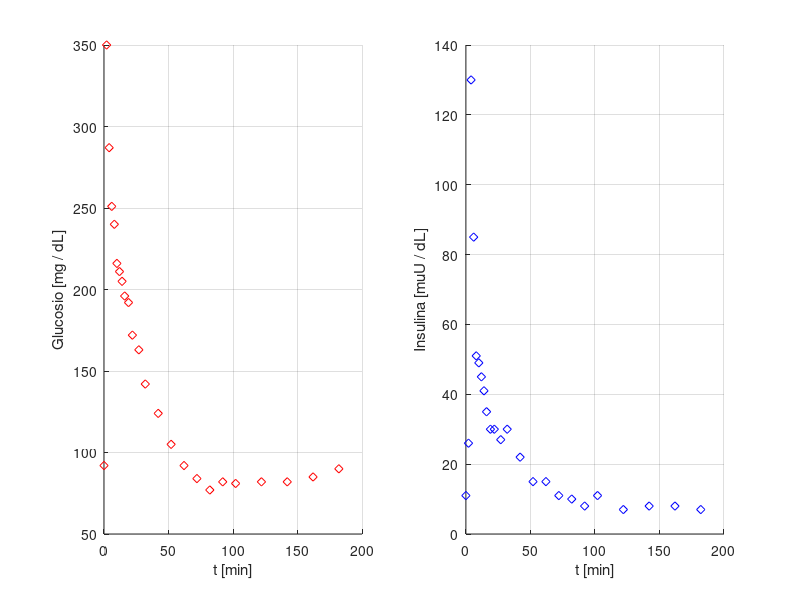
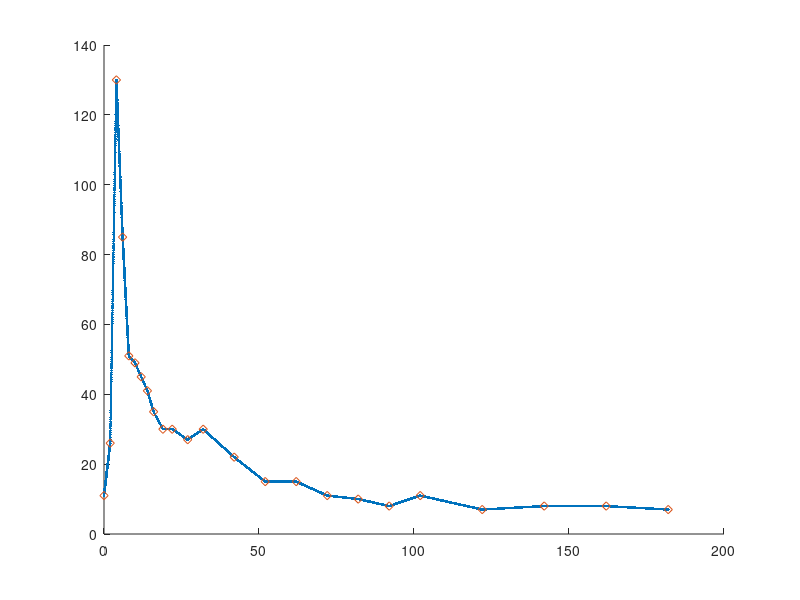

These charts were generated, in order, by the following MATLAB code: (Note: this script raises an error after producing the figures.)
% Regolazione glicemica
% Il sangue è costituito da una componente corpuscolare (globuli,
% piastrine, etc) e una componente liquida (soluzione di ioni e proteine)

% Il valore di riferimento 80-90 mg/dL a condizioni di digiuno

% Omeostasi: la quantità di glucosio è ad un valore fissato e costante
% Stimoli attivi quando il glucosio è in rialzo
% Nel pancreas le cellule beta rilasciano insulina che
% 1. dirige le cellule a consumare il glucosio
% 2. invio del glucosio nel fegato (dove viene immagazzinato come glicogeno
% )
% Stimoli attivi quando il glucosio è in ribasso
% Pancreas (cellule alpha) rilasciano glucagone che, giunto al pancreas
% porta al rilascio del glucosio immagazzinato

% Diabeti:
% Diabete di tipo I: le cellule beta non producono insulina
% Diabete di tipo II:L'insulina viene prodotta ma non è sufficiente ad
% attivare il consumo o l'immagazzinamento del glucosio

% Modello minimo del glucosio:
% E' un modello con il numero minimo di parametri che permetta di descrivere
% la glucose effectiveness, cioè l'influenza del solo glucosio nel portare
% il sistema ad omeostasi e la insuline effectiveness, cioè l'influenza
% della sola insulina nel portare il sitema ad omeostasi

% Questi parametri si stimano tramite il IVGTT o Intra-Venous Glucose
% Tolerance Test che consiste nell'osservare la reazione del soggetto sotto
% somministrazione di grandi quantitò di glucosio

% G è la concentrazione plasmatica di glucosio
% I è la concentrazione plasmatica di insulina
% X è la concentrazione efficace di insulina
% X è descritta da Bergman-Cobelli come la concentrazione presente in un
% compartimento non misurabile
%
% $$
% \dot G = S_g(G_b-G)-XG\\
% \dot X = k(S_i(I-I_b)-X)\\
% G(0) = G_0\\
% X(0) = X_0
% $$
%%

data = load("experimental_data.mat");
t_data = data.tgi(:, 1)';
G_data = data.tgi(:, 2)';
I_data = data.tgi(:, 3)';

figure();
subplot(1, 2, 1);
scatter(t_data, G_data, "Marker", "diamond", "MarkerEdgeColor", "r");
xlabel("t [min]");
ylabel("Glucosio [mg / dL]");
grid on;

subplot(1, 2, 2);
scatter(t_data, I_data, "Marker", "diamond", "MarkerEdgeColor", "b");
xlabel("t [min]");
ylabel("Insulina [\muU / dL]");
grid on;
%% Interpolazione (test)
figure();
dt = .01;

I_interp = interp1(t_data, I_data, min(t_data) : dt : max(t_data));

scatter(min(t_data) : dt : max(t_data), I_interp, "Marker", "."); hold on;
scatter(t_data, I_data, "Marker", "diamond"); hold off;

legend(["Interpolated I (dt = " + num2str(dt) + ")", "Real I"]);
xlabel("t [min]");
ylabel("Insulina [uU/dL]");

%% Predizione tramite ode45
Gb = 83;
Ib = 11;
Sg = 2.6e-2;
k = .025;
Si = 5e-4;

parms = [Sg, Gb, k, Si, Ib];

G0 = 279;
X0 = 0;
GX0 = [G0, X0];

% NOTA: time_array non può essere arbitrario perché c'è la dipendenza dai
% valori delle misure di I, che è campionato (interpolato) su (tra) gli
% istanti di tempo delle misure 
% Quindi possiamo cambiare dt ma non gli istanti di tempo iniziale e finale
time_array = (min(t_data) : dt : max(t_data))';
[ode_time_array, measures_array] = ode45(@(t, x) glucose_minimal_model(t, x, t_data, I_data, parms), time_array, GX0);

figure();
subplot(1, 2, 1);
scatter(ode_time_array, measures_array(:, 1), "Marker", ".", "MarkerEdgeColor", "g"); hold on;
scatter(t_data, G_data, "Marker", "diamond", "MarkerEdgeColor", "r");
legend(["Glucosio simulato", "Glucosio misurato"]);
xlabel("t [min]");
ylabel("Glucosio [mg / dL]");
grid on;
hold off;

subplot(1, 2, 2);
scatter(ode_time_array, measures_array(:, 2), "Marker", ".", "MarkerEdgeColor", "b");
legend("Insulina efficace simulata");
xlabel("t [min]");
ylabel("Insulina [\muU / dL]");
grid on;

if(size(time_array) ~= size(ode_time_array) | any(time_array ~= ode_time_array))
    warning("Il vettore dei tempi dato a ode45 non coincide con quello ritornato da lui");
end

%%